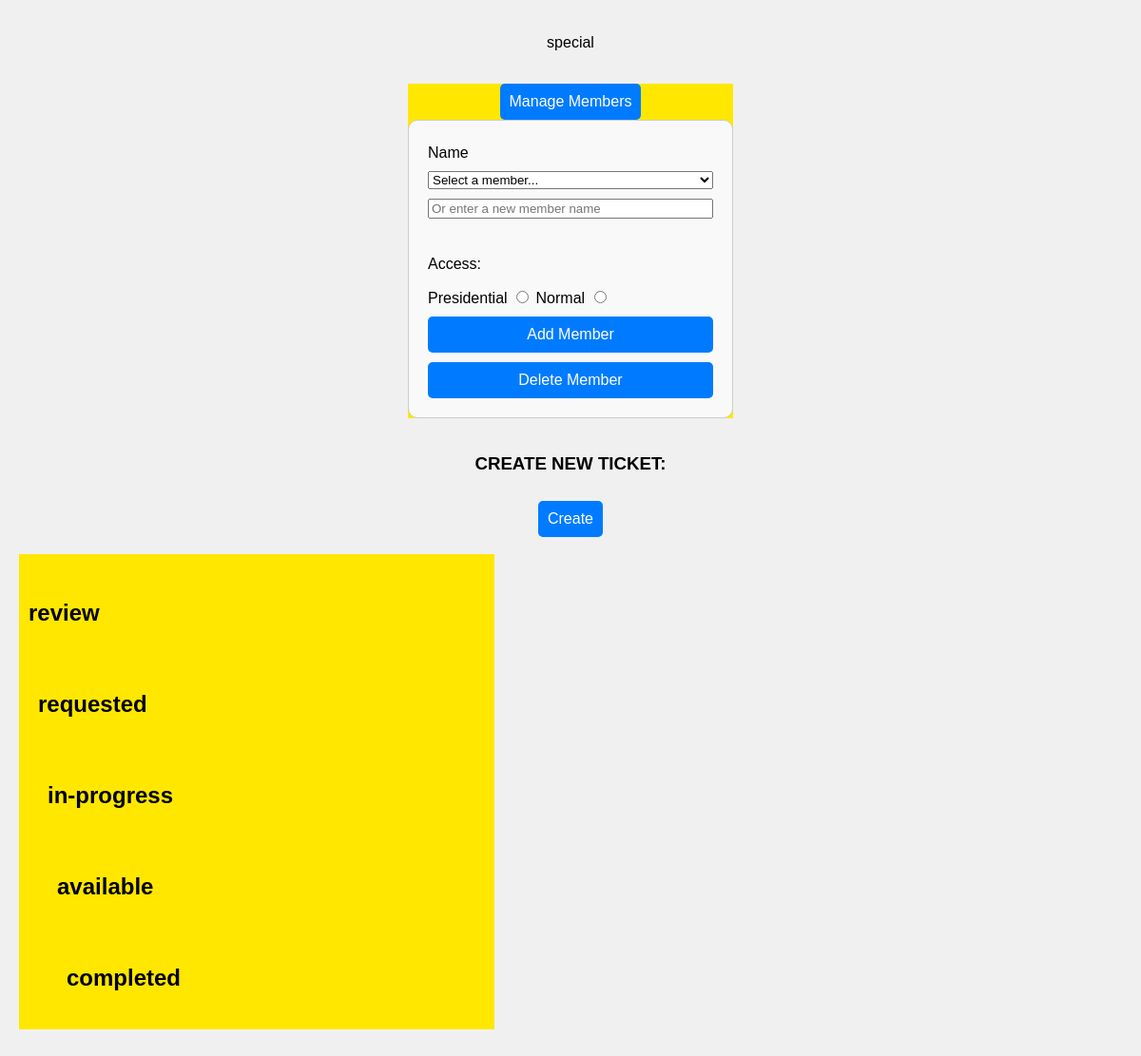
/ (signed in), run on an earlier commit of the app's database.
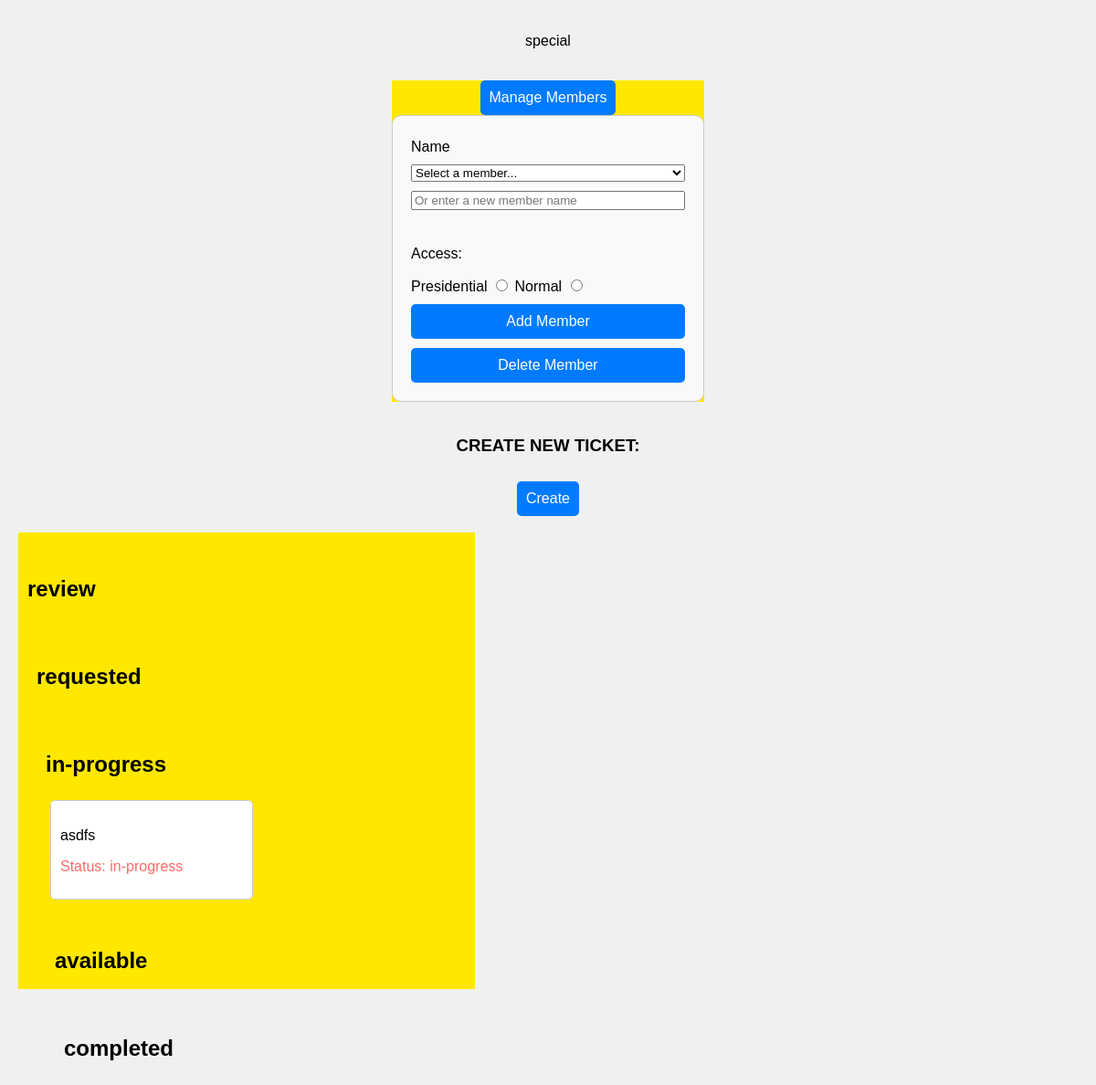
And on a later commit of the database.
### tables this page shows
CREATE TABLE kdTickets (                                 tname TEXT,                                 description TEXT,                                 team TEXT,                                 deadline TEXT,                                 status TEXT,                                 priority TEXT,                                 assigned_for TEXT,                                 points TEXT,                                submitted_time TEXT                             );

### flaskr/home.py (the view)
@bp.route("/", methods=["GET"])
@login_required
def index():
    cname = session["cname"]
    t = get_tickets(cname)
    print(session["position"])
    print(t)
    tickets=defaultdict(lambda:[])
    s = ["review", "requested", "in-progress", "available", "completed"]
    for i in t:
        tickets[i["status"]].append(i)
    else:
        print("for ended",dict(tickets))
    db = get_db()
    m = db.execute(
        "SELECT DISTINCT mem_name FROM belongsTo WHERE club_name=?",
        (cname,)
    )
    print(dict(tickets))
    return render_template("home.html", tickets=tickets,sections=s,user=session["position"],members=m)

### flaskr/auth.py (called while the page is built)
@bp.before_app_request
def load_logged_in_user():
    mem = session.get('mname')
    club = session.get('cname')
    if mem is None or club is None:
        g.member = None
    else:
        g.member = get_db().execute(
            'SELECT * FROM belongsTo WHERE club_name = ? AND mem_name = ?', (club, mem)
        ).fetchone()

### flaskr/db.py (called while the page is built)
def get_db():
    if 'db' not in g:
        g.db = sqlite3.connect(
            current_app.config['DATABASE'],
            detect_types=sqlite3.PARSE_DECLTYPES
        )
        g.db.row_factory = sqlite3.Row
    return g.db

### flaskr/home.py (called while the page is built)
def login_required(view):
    @functools.wraps(view)
    def wrapped_view(**kwargs):
        if g.member is None:
            return redirect(url_for('auth.login'))
        return view(**kwargs)
    return wrapped_view

def get_tickets(cname):
    db = get_db()
    t = cname + "Tickets"
    tickets = db.execute(f'SELECT * FROM {t}').fetchall()
    return tickets

### flaskr/templates/home.html (shortened to what this page needs)
<!DOCTYPE html>
<html lang="en">
<head>
    <link rel="stylesheet" type="text/css" href="{{ url_for('static', filename='home.css') }}">
</head>
<body>
<div class="container">
    <div class="main-content">
        <main>
            <div class="form1">
                <p>special</p><br>
                <div class="form1" style="background-color:rgb(255,231,0);display: flex;flex-direction: column;align-items: center;">
                    {% if user in ["president", "creater"] %}
                    <button onclick="toggleForm()" style="padding: 10px; cursor: pointer; border: none; border-radius: 5px;">Manage Members</button>
                    <form method="POST" id="memberForm" style="display: flex; flex-direction: column; width: 300px; margin: auto; padding: 20px; border: 1px solid #ccc; border-radius: 10px; background-color: #f9f9f9;">
                        <label for="memname" style="margin: 5px 0;">Name</label>
                        <select id="memname" name="nameSelect" style="margin: 5px 0;" onchange="syncInputWithSelect()">
                            <option value="">Select a member...</option>
                        </select>
                        <input type="text" id="memnameInput" name="name" placeholder="Or enter a new member name" style="margin: 5px 0;" oninput="syncSelectWithInput()"><br>
                        <div  style="flex-direction:row">
                            <p style="margin: 5p">Access:</p>
                            <label for="member1" >Presidential</label>
                            <input type="radio" id="member1" name="member" value="president">
                            <label for="member2" >Normal</label>
                            <input type="radio" id="member2" name="member" value="member" >
                        </div>
                        <button type="button" onclick="addAction()" style="padding: 10px; margin-top: 10px; cursor: pointer; border: none; border-radius: 5px;">Add Member</button>
                        <button type="button" onclick="deleteAction()" style="padding: 10px; margin-top: 10px; cursor: pointer; border: none; border-radius: 5px;">Delete Member</button>
                    </form>
                </div><br>
                <h3>CREATE NEW TICKET:</h3>
                <button type="button" onclick="showTicketDetail('new')" style="padding: 10px; margin-top: 10px; cursor: pointer; border: none; border-radius: 5px;">Create</button>
            </div><br>
            <div style="background-color:rgb(255,231,0);width:500px;height:500px;flex-direction: column;align-items: center;">
                {% endif %}
                <br>
                {% for sec in sections %}
                <section id="sections">
                    <h2>{{ sec }}</h2>
                    <div class="tickets" id="tickets">
                        {% for ticket in tickets[sec] %}
                        <div class="ticket" data-ticket-name="{{ ticket.name }}" onclick="showTicketDetail( '{{ ticket.tname }}' )">
                            <p>{{ ticket.description }}</p>
                            <p style="color:rgba(255,0,0,0.6);">Status: {{ ticket.status }}</p>
                        </div>
                        {% endfor %}
                    </div><br>
                    {% endfor %}
                </section>
            </div>
        </main>
    </div>
</div>
</body>
</html>

What changed in the data, as far as the page shows it:
added kdTickets: description "asdfs", status "in-progress"
